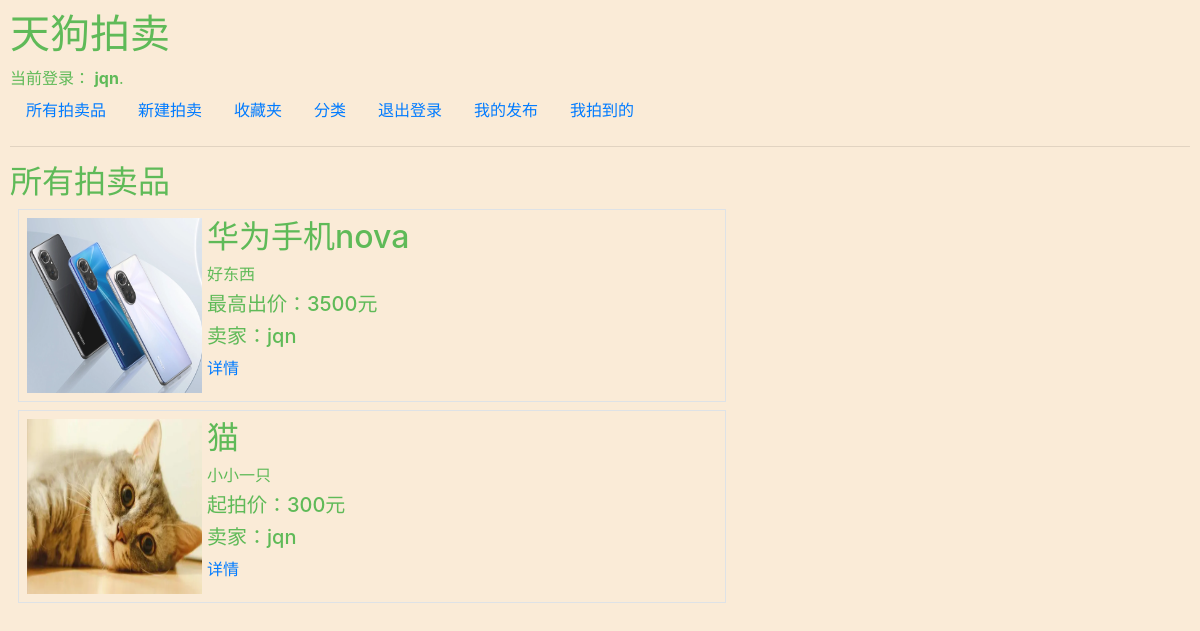
/myitem (signed in), run on an earlier commit of the app's database.
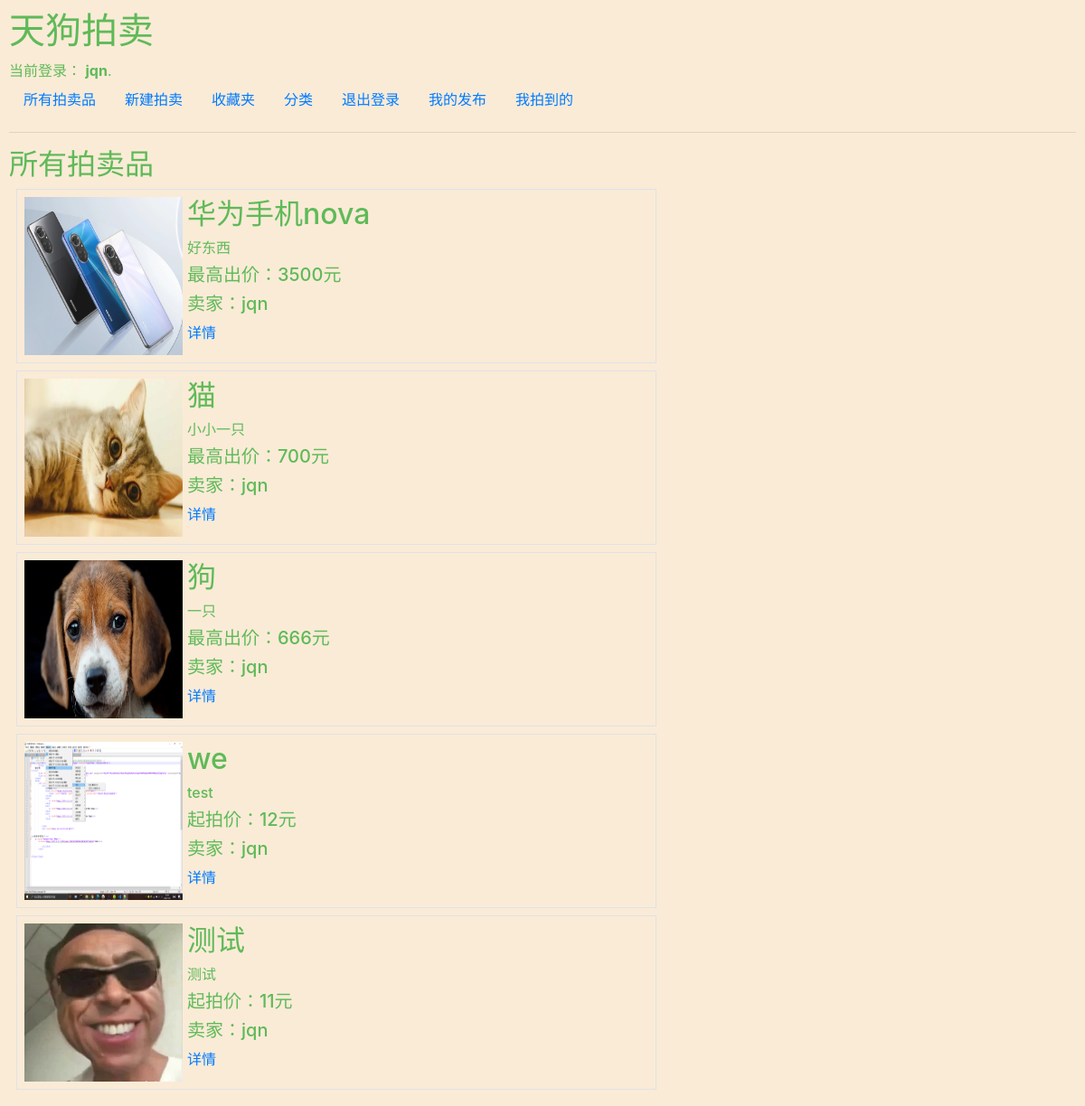
And on a later commit of the database.
### auctions/models.py (models this page shows, shortened)
class User(AbstractUser):
    pass

class List(models.Model):
    title = models.CharField(max_length=64)
    desc = models.CharField(max_length=64)
    price = models.IntegerField(max_length=6)
    bids = models.ForeignKey(Bids, on_delete=models.CASCADE, blank=True, related_name="bidders", null=True)
    comments = models.ManyToManyField(Comment, related_name="comments", blank=True)
    imguser = models.CharField(max_length=64)
    image = models.ImageField(upload_to='photos/')
    owner = models.ForeignKey(User, on_delete=models.CASCADE, related_name="seller")
    category = models.CharField(max_length=64)
    closed = models.BooleanField(default=False)

class Bids(models.Model):
    user = models.ForeignKey(User, on_delete=models.CASCADE, related_name="user_bids")
    auction = models.ForeignKey('List', on_delete=models.CASCADE, related_name='product_bids')
    cost = models.IntegerField(max_length=6)

### auctions/views.py (the view)
# urls.py: path("myitem", views.myitem, name="myitem"),
def myitem(request):
    myitems = List.objects.filter(owner=request.user)
    return render(request, "auctions/nosearchindex.html", {
        'lists': myitems
    })

### auctions/templates/auctions/nosearchindex.html
{% extends "auctions/layout.html" %}
{% block body %}
    <h2>所有拍卖品</h2>
    {% for list in lists %}
    <div class="container border p-2 m-2" style="width: 750px;">
        <div class="row">
            {% if list.image %}
                <div class="col-sm-3">
                    <img src="{{list.image}}" alt="" style="width: 175px; height: 175px"/>
                </div>
            {% else %}
                <div class="col-sm-3"></div>
            {% endif %}
            <div class="col-sm-5">
                <h2>{{ list.title }}</h2>
                <h6>{{ list.desc }}</h6>
                {% if list.bids != None %}
                    <h5>最高出价：{{ list.bids.cost }}元</h5>
                {% else %}
                    <h5>起拍价：{{ list.price }}元</h5>
                {% endif %}
                <h5>卖家：{{ list.owner }}</h5>
                <a href="{% url 'listing' list.id%}">详情</a>
            </div>
        </div>
    </div>
    {% endfor %}
{% endblock %}

### auctions/templates/auctions/layout.html (shortened to what this page needs)
{% load static %}
<!DOCTYPE html>
<html lang="en">
    <head>
        <link rel="stylesheet" href="https://stackpath.bootstrapcdn.com/bootstrap/4.4.1/css/bootstrap.min.css">
        <link href="{% static 'auctions/styles.css' %}" rel="stylesheet">
    </head>
    <body style="color: rgb(95, 186, 88); background-color: antiquewhite;">
        <h1>天狗拍卖</h1>
        <div>
            {% if user.is_authenticated %}
                当前登录： <strong>{{ user.username }}</strong>.
            {% else %}
                未登录.
            {% endif %}
        </div>
        <ul class="nav">
            <li class="nav-item">
                <a class="nav-link" href="{% url 'index' %}">所有拍卖品</a>
            </li>
            {% if user.is_authenticated %}
                <li class="nav-item">
                    <a class="nav-link" href="{% url 'create' %}">新建拍卖</a>
                </li>
                <li class="nav-item">
                    <a class="nav-link" href="{% url 'watch_open' %}">收藏夹</a>
                </li>
                <li class="nav-item">
                    <a class="nav-link" href="{% url 'category' %}">分类</a>
                </li>
                <li class="nav-item">
                    <a class="nav-link" href="{% url 'logout' %}">退出登录</a>
                </li>
                <li class="nav-item">
                    <a class="nav-link" href="{% url 'myitem' %}">我的发布</a>
                </li>
                <li class="nav-item">
                    <a class="nav-link" href="{% url 'gotit' %}">我拍到的</a>
                </li>
            {% endif %}
        </ul>
        <hr>
        {% block body %}
        {% endblock %}
    </body>
</html>

### auctions/static/auctions/styles.css (style rules this page uses)
body { padding: 10px; }
.container { max-width: 60%; }

What changed in the data, as far as the page shows it:
changed List "小小一只": bids.cost (not shown) → "700"; price "300" → (not shown); bids_id "起拍价：" → "最高出价："
added List: image (picture), title "狗", desc "一只", bids.cost "666", owner "jqn"
added List: image (picture), title "we", desc "test", price "12", owner "jqn"
added List: image (picture), title "测试", desc "测试", price "11", owner "jqn"
